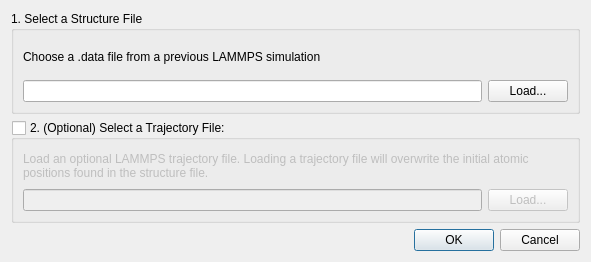
<?xml version="1.0" encoding="UTF-8"?>
<ui version="4.0">
 <class>Dialog</class>
 <widget class="QDialog" name="Dialog">
  <property name="geometry">
   <rect>
    <x>0</x>
    <y>0</y>
    <width>591</width>
    <height>262</height>
   </rect>
  </property>
  <property name="windowTitle">
   <string>Load from previous LAMMPS run</string>
  </property>
  <layout class="QVBoxLayout" name="verticalLayout">
   <item>
    <widget class="QGroupBox" name="groupBox">
     <property name="title">
      <string>1. Select a Structure File</string>
     </property>
     <layout class="QHBoxLayout" name="horizontalLayout">
      <item>
       <layout class="QVBoxLayout" name="verticalLayout_2">
        <item>
         <widget class="QLabel" name="label">
          <property name="text">
           <string>Choose a .data file from a previous LAMMPS simulation</string>
          </property>
          <property name="wordWrap">
           <bool>true</bool>
          </property>
         </widget>
        </item>
        <item>
         <layout class="QHBoxLayout" name="horizontalLayout_3">
          <item>
           <widget class="QLineEdit" name="lineEdit"/>
          </item>
          <item>
           <widget class="QPushButton" name="pushButton">
            <property name="text">
             <string>Load...</string>
            </property>
           </widget>
          </item>
         </layout>
        </item>
       </layout>
      </item>
     </layout>
    </widget>
   </item>
   <item>
    <widget class="QGroupBox" name="groupBox_2">
     <property name="title">
      <string>2. (Optional) Select a Trajectory File:</string>
     </property>
     <property name="checkable">
      <bool>true</bool>
     </property>
     <property name="checked">
      <bool>false</bool>
     </property>
     <layout class="QHBoxLayout" name="horizontalLayout_2">
      <item>
       <layout class="QVBoxLayout" name="verticalLayout_3">
        <item>
         <widget class="QLabel" name="label_2">
          <property name="text">
           <string>Load an optional LAMMPS trajectory file. Loading a trajectory file will overwrite the initial atomic positions found in the structure file.</string>
          </property>
          <property name="wordWrap">
           <bool>true</bool>
          </property>
         </widget>
        </item>
        <item>
         <layout class="QHBoxLayout" name="horizontalLayout_4">
          <item>
           <widget class="QLineEdit" name="lineEdit_2"/>
          </item>
          <item>
           <widget class="QPushButton" name="pushButton_2">
            <property name="text">
             <string>Load...</string>
            </property>
           </widget>
          </item>
         </layout>
        </item>
       </layout>
      </item>
     </layout>
    </widget>
   </item>
   <item>
    <widget class="QDialogButtonBox" name="buttonBox">
     <property name="orientation">
      <enum>Qt::Horizontal</enum>
     </property>
     <property name="standardButtons">
      <set>QDialogButtonBox::Cancel|QDialogButtonBox::Ok</set>
     </property>
    </widget>
   </item>
  </layout>
 </widget>
 <resources/>
 <connections>
  <connection>
   <sender>buttonBox</sender>
   <signal>accepted()</signal>
   <receiver>Dialog</receiver>
   <slot>accept()</slot>
   <hints>
    <hint type="sourcelabel">
     <x>248</x>
     <y>254</y>
    </hint>
    <hint type="destinationlabel">
     <x>157</x>
     <y>274</y>
    </hint>
   </hints>
  </connection>
  <connection>
   <sender>buttonBox</sender>
   <signal>rejected()</signal>
   <receiver>Dialog</receiver>
   <slot>reject()</slot>
   <hints>
    <hint type="sourcelabel">
     <x>316</x>
     <y>260</y>
    </hint>
    <hint type="destinationlabel">
     <x>286</x>
     <y>274</y>
    </hint>
   </hints>
  </connection>
 </connections>
</ui>
